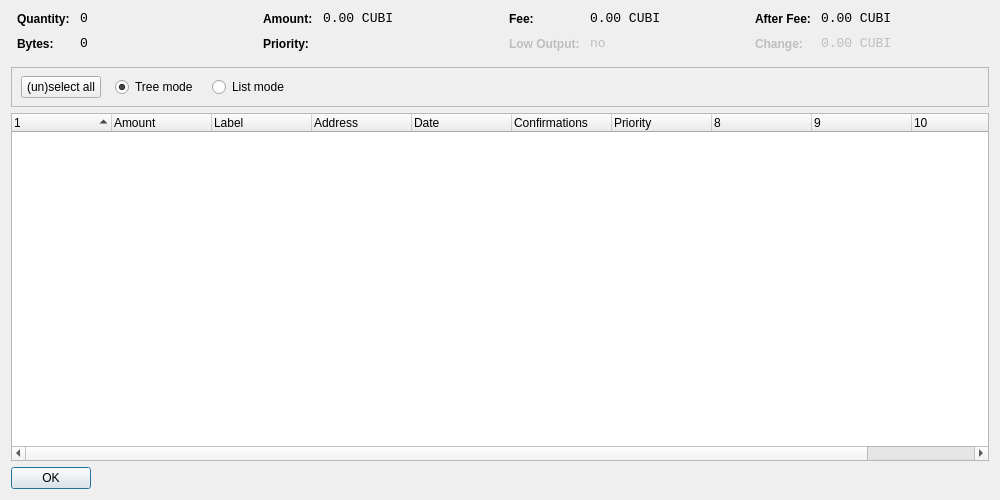
<?xml version="1.0" encoding="UTF-8"?>
<ui version="4.0">
 <class>CoinControlDialog</class>
 <widget class="QDialog" name="CoinControlDialog">
  <property name="geometry">
   <rect>
    <x>0</x>
    <y>0</y>
    <width>1000</width>
    <height>500</height>
   </rect>
  </property>
  <property name="windowTitle">
   <string>Coin Control</string>
  </property>
  <layout class="QVBoxLayout" name="verticalLayout">
   <item>
    <layout class="QHBoxLayout" name="horizontalLayoutTop" stretch="0,0,0,0">
     <property name="topMargin">
      <number>0</number>
     </property>
     <property name="bottomMargin">
      <number>10</number>
     </property>
     <item>
      <layout class="QFormLayout" name="formLayoutCoinControl1">
       <property name="horizontalSpacing">
        <number>10</number>
       </property>
       <property name="verticalSpacing">
        <number>10</number>
       </property>
       <property name="leftMargin">
        <number>6</number>
       </property>
       <property name="rightMargin">
        <number>6</number>
       </property>
       <item row="0" column="0">
        <widget class="QLabel" name="labelCoinControlQuantityText">
         <property name="styleSheet">
          <string notr="true">font-weight:bold;</string>
         </property>
         <property name="text">
          <string>Quantity:</string>
         </property>
        </widget>
       </item>
       <item row="0" column="1">
        <widget class="QLabel" name="labelCoinControlQuantity">
         <property name="font">
          <font>
           <family>Monospace</family>
           <pointsize>10</pointsize>
          </font>
         </property>
         <property name="cursor">
          <cursorShape>IBeamCursor</cursorShape>
         </property>
         <property name="contextMenuPolicy">
          <enum>Qt::ActionsContextMenu</enum>
         </property>
         <property name="text">
          <string notr="true">0</string>
         </property>
         <property name="textInteractionFlags">
          <set>Qt::LinksAccessibleByMouse|Qt::TextSelectableByKeyboard|Qt::TextSelectableByMouse</set>
         </property>
        </widget>
       </item>
       <item row="1" column="0">
        <widget class="QLabel" name="labelCoinControlBytesText">
         <property name="styleSheet">
          <string notr="true">font-weight:bold;</string>
         </property>
         <property name="text">
          <string>Bytes:</string>
         </property>
        </widget>
       </item>
       <item row="1" column="1">
        <widget class="QLabel" name="labelCoinControlBytes">
         <property name="font">
          <font>
           <family>Monospace</family>
           <pointsize>10</pointsize>
          </font>
         </property>
         <property name="cursor">
          <cursorShape>IBeamCursor</cursorShape>
         </property>
         <property name="contextMenuPolicy">
          <enum>Qt::ActionsContextMenu</enum>
         </property>
         <property name="text">
          <string notr="true">0</string>
         </property>
         <property name="textInteractionFlags">
          <set>Qt::LinksAccessibleByMouse|Qt::TextSelectableByKeyboard|Qt::TextSelectableByMouse</set>
         </property>
        </widget>
       </item>
      </layout>
     </item>
     <item>
      <layout class="QFormLayout" name="formLayoutCoinControl2">
       <property name="horizontalSpacing">
        <number>10</number>
       </property>
       <property name="verticalSpacing">
        <number>10</number>
       </property>
       <property name="leftMargin">
        <number>6</number>
       </property>
       <property name="rightMargin">
        <number>6</number>
       </property>
       <item row="0" column="0">
        <widget class="QLabel" name="labelCoinControlAmountText">
         <property name="styleSheet">
          <string notr="true">font-weight:bold;</string>
         </property>
         <property name="text">
          <string>Amount:</string>
         </property>
        </widget>
       </item>
       <item row="0" column="1">
        <widget class="QLabel" name="labelCoinControlAmount">
         <property name="font">
          <font>
           <family>Monospace</family>
           <pointsize>10</pointsize>
          </font>
         </property>
         <property name="cursor">
          <cursorShape>IBeamCursor</cursorShape>
         </property>
         <property name="contextMenuPolicy">
          <enum>Qt::ActionsContextMenu</enum>
         </property>
         <property name="text">
          <string notr="true">0.00 CUBI</string>
         </property>
         <property name="textInteractionFlags">
          <set>Qt::LinksAccessibleByMouse|Qt::TextSelectableByKeyboard|Qt::TextSelectableByMouse</set>
         </property>
        </widget>
       </item>
       <item row="1" column="0">
        <widget class="QLabel" name="labelCoinControlPriorityText">
         <property name="styleSheet">
          <string notr="true">font-weight:bold;</string>
         </property>
         <property name="text">
          <string>Priority:</string>
         </property>
        </widget>
       </item>
       <item row="1" column="1">
        <widget class="QLabel" name="labelCoinControlPriority">
         <property name="font">
          <font>
           <family>Monospace</family>
           <pointsize>10</pointsize>
          </font>
         </property>
         <property name="cursor">
          <cursorShape>IBeamCursor</cursorShape>
         </property>
         <property name="contextMenuPolicy">
          <enum>Qt::ActionsContextMenu</enum>
         </property>
         <property name="text">
          <string/>
         </property>
         <property name="textInteractionFlags">
          <set>Qt::LinksAccessibleByMouse|Qt::TextSelectableByKeyboard|Qt::TextSelectableByMouse</set>
         </property>
        </widget>
       </item>
      </layout>
     </item>
     <item>
      <layout class="QFormLayout" name="formLayoutCoinControl3">
       <property name="horizontalSpacing">
        <number>10</number>
       </property>
       <property name="verticalSpacing">
        <number>10</number>
       </property>
       <property name="leftMargin">
        <number>6</number>
       </property>
       <property name="rightMargin">
        <number>6</number>
       </property>
       <item row="0" column="0">
        <widget class="QLabel" name="labelCoinControlFeeText">
         <property name="styleSheet">
          <string notr="true">font-weight:bold;</string>
         </property>
         <property name="text">
          <string>Fee:</string>
         </property>
        </widget>
       </item>
       <item row="0" column="1">
        <widget class="QLabel" name="labelCoinControlFee">
         <property name="font">
          <font>
           <family>Monospace</family>
           <pointsize>10</pointsize>
          </font>
         </property>
         <property name="cursor">
          <cursorShape>IBeamCursor</cursorShape>
         </property>
         <property name="contextMenuPolicy">
          <enum>Qt::ActionsContextMenu</enum>
         </property>
         <property name="text">
          <string notr="true">0.00 CUBI</string>
         </property>
         <property name="textInteractionFlags">
          <set>Qt::LinksAccessibleByMouse|Qt::TextSelectableByKeyboard|Qt::TextSelectableByMouse</set>
         </property>
        </widget>
       </item>
       <item row="1" column="0">
        <widget class="QLabel" name="labelCoinControlLowOutputText">
         <property name="enabled">
          <bool>false</bool>
         </property>
         <property name="styleSheet">
          <string notr="true">font-weight:bold;</string>
         </property>
         <property name="text">
          <string>Low Output:</string>
         </property>
        </widget>
       </item>
       <item row="1" column="1">
        <widget class="QLabel" name="labelCoinControlLowOutput">
         <property name="enabled">
          <bool>false</bool>
         </property>
         <property name="font">
          <font>
           <family>Monospace</family>
           <pointsize>10</pointsize>
          </font>
         </property>
         <property name="cursor">
          <cursorShape>IBeamCursor</cursorShape>
         </property>
         <property name="contextMenuPolicy">
          <enum>Qt::ActionsContextMenu</enum>
         </property>
         <property name="text">
          <string notr="true">no</string>
         </property>
         <property name="textInteractionFlags">
          <set>Qt::LinksAccessibleByMouse|Qt::TextSelectableByKeyboard|Qt::TextSelectableByMouse</set>
         </property>
        </widget>
       </item>
      </layout>
     </item>
     <item>
      <layout class="QFormLayout" name="formLayoutCoinControl4">
       <property name="horizontalSpacing">
        <number>10</number>
       </property>
       <property name="verticalSpacing">
        <number>10</number>
       </property>
       <property name="leftMargin">
        <number>6</number>
       </property>
       <property name="rightMargin">
        <number>6</number>
       </property>
       <item row="0" column="0">
        <widget class="QLabel" name="labelCoinControlAfterFeeText">
         <property name="styleSheet">
          <string notr="true">font-weight:bold;</string>
         </property>
         <property name="text">
          <string>After Fee:</string>
         </property>
        </widget>
       </item>
       <item row="0" column="1">
        <widget class="QLabel" name="labelCoinControlAfterFee">
         <property name="font">
          <font>
           <family>Monospace</family>
           <pointsize>10</pointsize>
          </font>
         </property>
         <property name="cursor">
          <cursorShape>IBeamCursor</cursorShape>
         </property>
         <property name="contextMenuPolicy">
          <enum>Qt::ActionsContextMenu</enum>
         </property>
         <property name="text">
          <string notr="true">0.00 CUBI</string>
         </property>
         <property name="textInteractionFlags">
          <set>Qt::LinksAccessibleByMouse|Qt::TextSelectableByKeyboard|Qt::TextSelectableByMouse</set>
         </property>
        </widget>
       </item>
       <item row="1" column="0">
        <widget class="QLabel" name="labelCoinControlChangeText">
         <property name="enabled">
          <bool>false</bool>
         </property>
         <property name="styleSheet">
          <string notr="true">font-weight:bold;</string>
         </property>
         <property name="text">
          <string>Change:</string>
         </property>
        </widget>
       </item>
       <item row="1" column="1">
        <widget class="QLabel" name="labelCoinControlChange">
         <property name="enabled">
          <bool>false</bool>
         </property>
         <property name="font">
          <font>
           <family>Monospace</family>
           <pointsize>10</pointsize>
          </font>
         </property>
         <property name="cursor">
          <cursorShape>IBeamCursor</cursorShape>
         </property>
         <property name="contextMenuPolicy">
          <enum>Qt::ActionsContextMenu</enum>
         </property>
         <property name="text">
          <string notr="true">0.00 CUBI</string>
         </property>
         <property name="textInteractionFlags">
          <set>Qt::LinksAccessibleByMouse|Qt::TextSelectableByKeyboard|Qt::TextSelectableByMouse</set>
         </property>
        </widget>
       </item>
      </layout>
     </item>
    </layout>
   </item>
   <item>
    <widget class="QFrame" name="frame">
     <property name="minimumSize">
      <size>
       <width>0</width>
       <height>40</height>
      </size>
     </property>
     <property name="frameShape">
      <enum>QFrame::StyledPanel</enum>
     </property>
     <property name="frameShadow">
      <enum>QFrame::Sunken</enum>
     </property>
     <widget class="QWidget" name="horizontalLayoutWidget">
      <property name="geometry">
       <rect>
        <x>10</x>
        <y>0</y>
        <width>781</width>
        <height>41</height>
       </rect>
      </property>
      <layout class="QHBoxLayout" name="horizontalLayoutPanel" stretch="0,0,0,0,0">
       <property name="spacing">
        <number>14</number>
       </property>
       <item>
        <widget class="QPushButton" name="pushButtonSelectAll">
         <property name="sizePolicy">
          <sizepolicy hsizetype="Maximum" vsizetype="Fixed">
           <horstretch>0</horstretch>
           <verstretch>0</verstretch>
          </sizepolicy>
         </property>
         <property name="text">
          <string>(un)select all</string>
         </property>
        </widget>
       </item>
       <item>
        <widget class="QRadioButton" name="radioTreeMode">
         <property name="sizePolicy">
          <sizepolicy hsizetype="Maximum" vsizetype="Fixed">
           <horstretch>0</horstretch>
           <verstretch>0</verstretch>
          </sizepolicy>
         </property>
         <property name="text">
          <string>Tree mode</string>
         </property>
         <property name="checked">
          <bool>true</bool>
         </property>
        </widget>
       </item>
       <item>
        <widget class="QRadioButton" name="radioListMode">
         <property name="sizePolicy">
          <sizepolicy hsizetype="Maximum" vsizetype="Fixed">
           <horstretch>0</horstretch>
           <verstretch>0</verstretch>
          </sizepolicy>
         </property>
         <property name="text">
          <string>List mode</string>
         </property>
        </widget>
       </item>
       <item>
        <spacer name="horizontalSpacer">
         <property name="orientation">
          <enum>Qt::Horizontal</enum>
         </property>
         <property name="sizeHint" stdset="0">
          <size>
           <width>40</width>
           <height>20</height>
          </size>
         </property>
        </spacer>
       </item>
      </layout>
     </widget>
    </widget>
   </item>
   <item>
    <widget class="CoinControlTreeWidget" name="treeWidget">
     <property name="contextMenuPolicy">
      <enum>Qt::CustomContextMenu</enum>
     </property>
     <property name="sortingEnabled">
      <bool>false</bool>
     </property>
     <property name="columnCount">
      <number>11</number>
     </property>
     <attribute name="headerShowSortIndicator" stdset="0">
      <bool>true</bool>
     </attribute>
     <attribute name="headerStretchLastSection">
      <bool>false</bool>
     </attribute>
     <column>
      <property name="text">
       <string/>
      </property>
     </column>
     <column>
      <property name="text">
       <string>Amount</string>
      </property>
     </column>
     <column>
      <property name="text">
       <string>Label</string>
      </property>
     </column>
     <column>
      <property name="text">
       <string>Address</string>
      </property>
     </column>
     <column>
      <property name="text">
       <string>Date</string>
      </property>
     </column>
     <column>
      <property name="text">
       <string>Confirmations</string>
      </property>
      <property name="toolTip">
       <string>Confirmed</string>
      </property>
     </column>
     <column>
      <property name="text">
       <string>Priority</string>
      </property>
     </column>
     <column>
      <property name="text">
       <string/>
      </property>
     </column>
     <column>
      <property name="text">
       <string/>
      </property>
     </column>
     <column>
      <property name="text">
       <string/>
      </property>
     </column>
     <column>
      <property name="text">
       <string/>
      </property>
     </column>
    </widget>
   </item>
   <item>
    <widget class="QDialogButtonBox" name="buttonBox">
     <property name="sizePolicy">
      <sizepolicy hsizetype="Maximum" vsizetype="Fixed">
       <horstretch>0</horstretch>
       <verstretch>0</verstretch>
      </sizepolicy>
     </property>
     <property name="orientation">
      <enum>Qt::Horizontal</enum>
     </property>
     <property name="standardButtons">
      <set>QDialogButtonBox::Ok</set>
     </property>
    </widget>
   </item>
  </layout>
 </widget>
 <customwidgets>
  <customwidget>
   <class>CoinControlTreeWidget</class>
   <extends>QTreeWidget</extends>
   <header>coincontroltreewidget.h</header>
  </customwidget>
 </customwidgets>
 <resources/>
 <connections/>
</ui>
